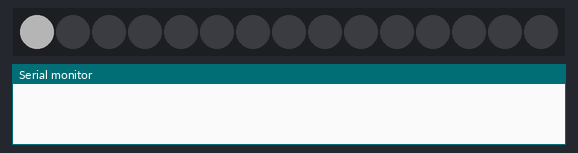
The sketch below on a simulated ESP32. Shown: 15 RGB LEDs in strip order, left to right, the last lines printed to the serial monitor. Dim RGB values are drawn brighter than linear; EEPROM starts erased.

Above: at 0.1 s.
At 0.7 s:
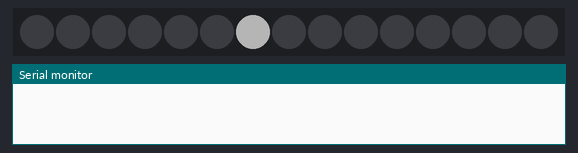
At 1.3 s:
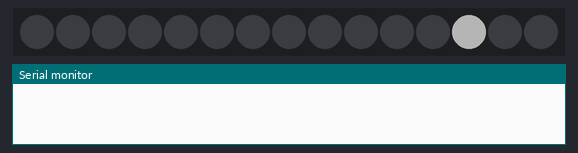
At 6.6 s:
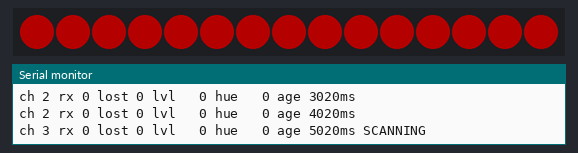

The sketch:

hat-receiver.ino
```cpp
#include "config.h"
#include "display.h"
#include "radio.h"

float levelF = 0;
uint32_t timeoutStartMs = 0;
uint32_t lastFrameMs = 0;
uint32_t lastDebugMs = 0;
uint32_t lastHeartbeatMs = 0;

void setup() {
#if DEBUG
  Serial.begin(115200);
#endif
  displayBegin();
  startupChase();
  bool radioOk = radioBegin();
  DBG("receiver v%u id %s radio %s ch %u\n", FIRMWARE_VERSION, radioHatId().c_str(), radioOk ? "ok" : "FAIL",
      radioChannel());
  timeoutStartMs = millis();
}

void loop() {
  uint32_t now = millis();
  if (now - lastFrameMs < FRAME_MS) return;
  lastFrameMs = now;

  RadioState rx = radioSnapshot();
  now = millis();
  uint32_t since = now - (rx.any ? rx.lastRxMs : timeoutStartMs);
  bool timedOut = since > SIGNAL_TIMEOUT_MS;

  if (timedOut) {
    renderTimeout();
    levelF = 0;
  } else if (rx.any) {
    levelF += (rx.level - levelF) * LEVEL_SMOOTHING;
    renderBar((uint8_t)roundf(levelF), rx.hue);
  }

  radioUpdate(timedOut);

  if (now - lastHeartbeatMs >= HEARTBEAT_INTERVAL_MS) {
    lastHeartbeatMs = now;
    radioSendHeartbeat();
  }

  if (now - lastDebugMs >= DEBUG_INTERVAL_MS) {
    lastDebugMs = now;
    DBG("ch %u rx %lu lost %lu lvl %3u hue %3u age %lums%s\n", radioChannel(), (unsigned long)rx.count,
        (unsigned long)rx.lost, rx.level, rx.hue, (unsigned long)since, timedOut ? " SCANNING" : "");
  }
}
```

display.cpp
```cpp
#include "display.h"
#include "config.h"
#include <FastLED.h>

DEFINE_GRADIENT_PALETTE(hatPalette_gp){
    0,   255, 0,   0,
    85,  255, 140, 0,
    170, 0,   255, 0,
    255, 255, 255, 255};

static CRGB leds[NUM_LEDS];
static CRGBPalette256 palette = hatPalette_gp;
static float peakPos = 0;
static uint32_t peakHoldUntil = 0;
static uint32_t lastRenderMs = 0;

void displayBegin() {
  FastLED.addLeds<WS2812B, LED_PIN, GRB>(leds, NUM_LEDS);
  FastLED.setBrightness(LED_BRIGHTNESS);
  FastLED.setMaxPowerInVoltsAndMilliamps(5, LED_POWER_MA);
  lastRenderMs = millis();
}

void startupChase() {
  for (int i = 0; i < NUM_LEDS; i++) {
    FastLED.clear();
    leds[i] = CRGB::White;
    FastLED.show();
    delay(CHASE_STEP_MS);
  }
  FastLED.clear();
  FastLED.show();
  lastRenderMs = millis();
}

void renderBar(uint8_t level, uint8_t hue) {
  uint32_t now = millis();
  float dt = (now - lastRenderMs) / 1000.0f;
  lastRenderMs = now;
  int lit = (level * NUM_LEDS + 127) / 255;
  if (lit >= peakPos) {
    peakPos = lit;
    peakHoldUntil = now + PEAK_HOLD_MS;
  } else if (now > peakHoldUntil) {
    peakPos = max(0.0f, peakPos - PEAK_FALL_LEDS_PER_S * dt);
  }
  CRGB c = palette[hue];
  fill_solid(leds, NUM_LEDS, CRGB::Black);
  for (int i = 0; i < lit; i++) leds[i] = c;
  int p = (int)ceilf(peakPos) - 1;
  if (p >= lit && p < NUM_LEDS) leds[p] = c;
  FastLED.show();
}

void renderTimeout() {
  fill_solid(leds, NUM_LEDS, CRGB::Red);
  FastLED.show();
  peakPos = 0;
}
```

display.h
```cpp
#pragma once

#include <Arduino.h>

void displayBegin();
void startupChase();
void renderBar(uint8_t level, uint8_t hue);
void renderTimeout();
```

radio.cpp
```cpp
#include "radio.h"
#include "config.h"
#include <WiFi.h>
#include <esp_now.h>
#include <esp_wifi.h>
#include <Preferences.h>

static const uint8_t BROADCAST_ADDR[6] = {0xFF, 0xFF, 0xFF, 0xFF, 0xFF, 0xFF};
static portMUX_TYPE rxMux = portMUX_INITIALIZER_UNLOCKED;
static volatile uint8_t rxLevel = 0;
static volatile uint8_t rxHue = 0;
static volatile uint32_t rxTimeMs = 0;
static volatile uint32_t rxCount = 0;
static volatile uint32_t rxLost = 0;
static volatile uint8_t rxLastSeq = 0;
static volatile bool rxAny = false;
static volatile uint8_t cmdChannel = 0;
static Preferences prefs;
static uint8_t channel = DEFAULT_CHANNEL;
static uint8_t savedChannel = DEFAULT_CHANNEL;
static uint32_t lastHopMs = 0;

static void onReceive(const esp_now_recv_info_t *info, const uint8_t *data, int len) {
  if (len == sizeof(ChannelPacket)) {
    ChannelPacket cmd;
    memcpy(&cmd, data, sizeof(cmd));
    if (cmd.magic == CHANNEL_MAGIC && cmd.group == GROUP_ID && cmd.channel >= CHANNEL_MIN && cmd.channel <= CHANNEL_MAX)
      cmdChannel = cmd.channel;
    return;
  }
  if (len != sizeof(HatPacket)) return;
  HatPacket pkt;
  memcpy(&pkt, data, sizeof(pkt));
  if (pkt.magic != PACKET_MAGIC || pkt.group != GROUP_ID) return;
  taskENTER_CRITICAL(&rxMux);
  if (rxAny) rxLost += (uint8_t)(pkt.seq - rxLastSeq - 1);
  rxLastSeq = pkt.seq;
  rxLevel = pkt.level;
  rxHue = pkt.hue;
  rxTimeMs = millis();
  rxCount++;
  rxAny = true;
  taskEXIT_CRITICAL(&rxMux);
}

static void setChannel(uint8_t ch) {
  channel = ch;
  esp_wifi_set_channel(channel, WIFI_SECOND_CHAN_NONE);
}

bool radioBegin() {
  prefs.begin("radio", false);
  savedChannel = prefs.getUChar("channel", DEFAULT_CHANNEL);
  if (savedChannel < CHANNEL_MIN || savedChannel > CHANNEL_MAX) savedChannel = DEFAULT_CHANNEL;
  WiFi.mode(WIFI_STA);
  WiFi.disconnect();
  esp_wifi_set_ps(WIFI_PS_NONE);
  setChannel(savedChannel);
  if (esp_now_init() != ESP_OK) return false;
  esp_now_peer_info_t peer = {};
  memcpy(peer.peer_addr, BROADCAST_ADDR, 6);
  peer.channel = 0;
  peer.ifidx = WIFI_IF_STA;
  peer.encrypt = false;
  if (esp_now_add_peer(&peer) != ESP_OK) return false;
  return esp_now_register_recv_cb(onReceive) == ESP_OK;
}

void radioSendHeartbeat() {
  HeartbeatPacket pkt = {HEARTBEAT_MAGIC, GROUP_ID, FIRMWARE_VERSION};
  esp_now_send(BROADCAST_ADDR, (const uint8_t *)&pkt, sizeof(pkt));
}

String radioHatId() {
  uint8_t mac[6];
  esp_wifi_get_mac(WIFI_IF_STA, mac);
  char buf[9];
  snprintf(buf, sizeof(buf), "%02X:%02X:%02X", mac[3], mac[4], mac[5]);
  return String(buf);
}

RadioState radioSnapshot() {
  RadioState s;
  taskENTER_CRITICAL(&rxMux);
  s.any = rxAny;
  s.level = rxLevel;
  s.hue = rxHue;
  s.lastRxMs = rxTimeMs;
  s.count = rxCount;
  s.lost = rxLost;
  taskEXIT_CRITICAL(&rxMux);
  return s;
}

void radioUpdate(bool lost) {
  uint8_t cmd = cmdChannel;
  cmdChannel = 0;
  uint32_t now = millis();
  if (cmd && cmd != channel) {
    setChannel(cmd);
    lastHopMs = now;
    DBG("channel -> %u (conductor)\n", channel);
  } else if (lost && now - lastHopMs >= SCAN_DWELL_MS) {
    lastHopMs = now;
    setChannel(channel >= CHANNEL_MAX ? CHANNEL_MIN : channel + 1);
  }
  if (!lost && channel != savedChannel && now - lastHopMs >= SCAN_DWELL_MS) {
    savedChannel = channel;
    prefs.putUChar("channel", savedChannel);
    DBG("channel %u saved\n", savedChannel);
  }
}

uint8_t radioChannel() {
  return channel;
}
```

radio.h
```cpp
#pragma once

#include <Arduino.h>

struct RadioState {
  bool any;
  uint8_t level;
  uint8_t hue;
  uint32_t lastRxMs;
  uint32_t count;
  uint32_t lost;
};

bool radioBegin();
RadioState radioSnapshot();
void radioSendHeartbeat();
String radioHatId();
void radioUpdate(bool lost);
uint8_t radioChannel();
```

config.h
```cpp
#pragma once

#include <Arduino.h>

#define DEBUG 1

constexpr uint16_t FIRMWARE_VERSION = 3;

#if DEBUG
#define DBG(...) Serial.printf(__VA_ARGS__)
#else
#define DBG(...)
#endif

constexpr uint8_t LED_PIN = 7;
constexpr int NUM_LEDS = 15;
constexpr uint8_t LED_BRIGHTNESS = 64;
constexpr uint32_t LED_POWER_MA = 250;
constexpr uint32_t CHASE_STEP_MS = 100;
constexpr uint32_t PEAK_HOLD_MS = 300;
constexpr float PEAK_FALL_LEDS_PER_S = 12.0f;

constexpr uint32_t FRAME_MS = 10;
constexpr float LEVEL_SMOOTHING = 0.35f;
constexpr uint32_t SIGNAL_TIMEOUT_MS = 5000;
constexpr uint32_t DEBUG_INTERVAL_MS = 1000;
constexpr uint32_t HEARTBEAT_INTERVAL_MS = 1000;

constexpr uint8_t DEFAULT_CHANNEL = 2;
constexpr uint8_t CHANNEL_MIN = 1;
constexpr uint8_t CHANNEL_MAX = 11;
constexpr uint32_t SCAN_DWELL_MS = 250;
constexpr uint16_t PACKET_MAGIC = 0x5A48;
constexpr uint16_t HEARTBEAT_MAGIC = 0x5A52;
constexpr uint16_t CHANNEL_MAGIC = 0x5A43;
constexpr uint8_t GROUP_ID = 1;

struct __attribute__((packed)) HeartbeatPacket {
  uint16_t magic;
  uint8_t group;
  uint16_t version;
};

struct __attribute__((packed)) HatPacket {
  uint16_t magic;
  uint8_t group;
  uint8_t seq;
  uint8_t level;
  uint8_t hue;
};

struct __attribute__((packed)) ChannelPacket {
  uint16_t magic;
  uint8_t group;
  uint8_t channel;
};
```
